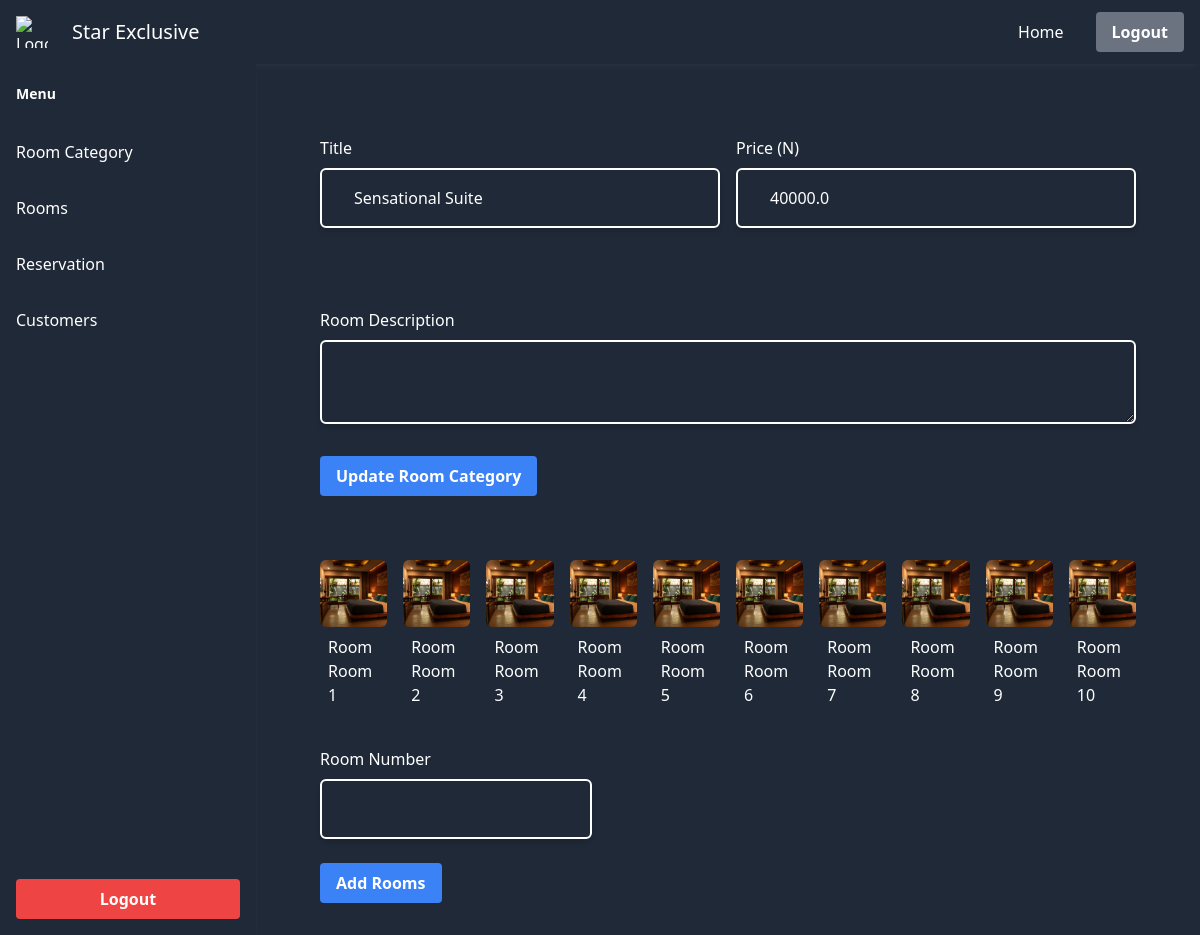
Before: /categories/1/ with the older database file.
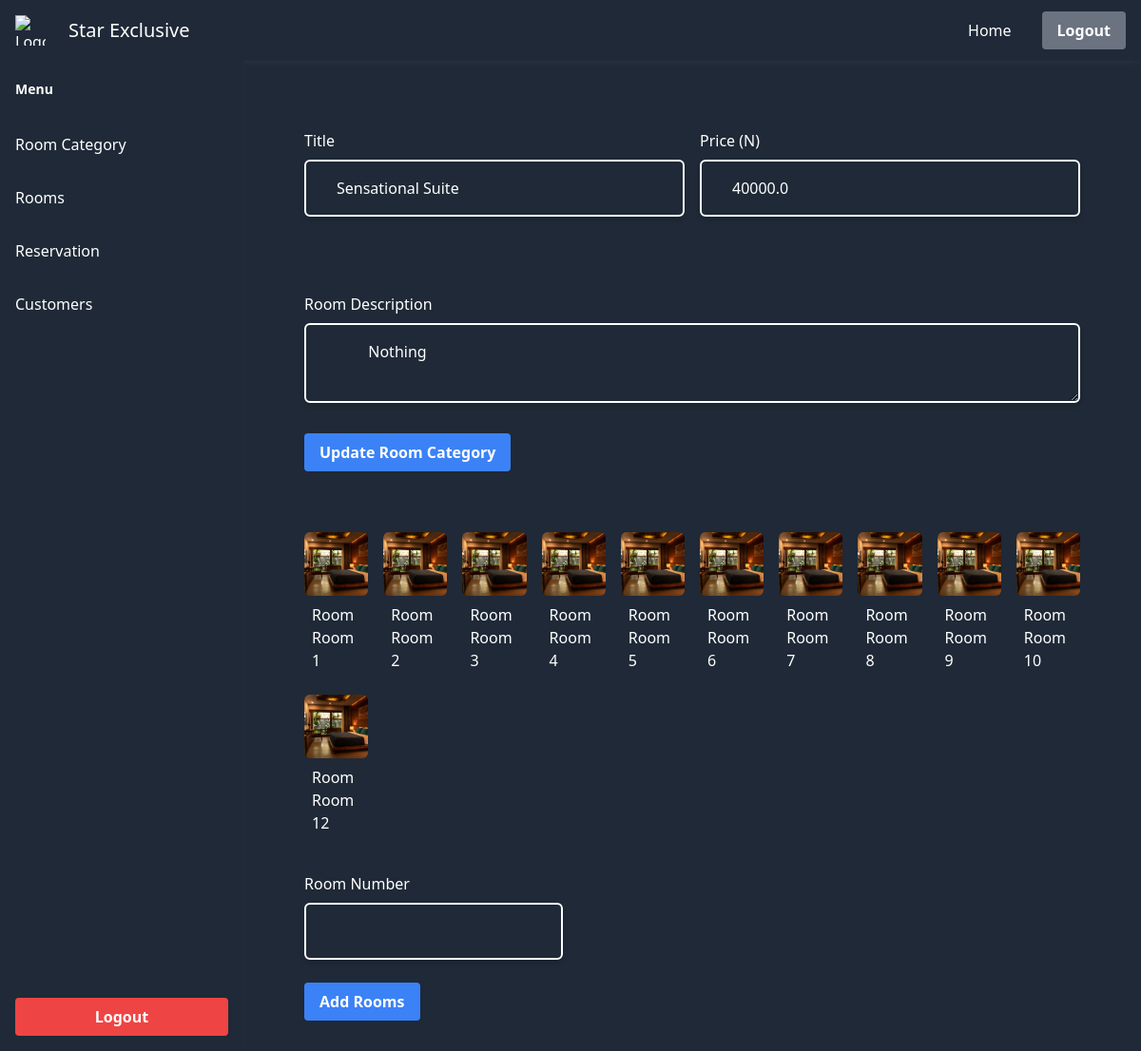
After: the same page with the newer database file.
### management/models.py (models this page shows, shortened)
class RoomCategory(models.Model):
    price = models.FloatField()
    title = models.CharField(max_length=255)
    description = models.TextField(blank=True)
    cover = models.FileField(blank=True, upload_to="rooms")

class Room(models.Model):
    number = models.CharField(max_length=14, blank=True)
    category = models.ForeignKey(
        RoomCategory, related_name="rooms", on_delete=models.CASCADE
    )
    description = models.TextField(blank=True, null=True)
    unique = models.BooleanField(default=False)
    addon = models.JSONField(blank=True, default=dict)
    def __str__(self):
        if self.number:
            return f"Room {self.number}"
        return f"Room {self.pk}"

### hsr_admin/views.py (the view, shortened to what this page needs)
# urls.py: path("categories/<int:pk>/", views.view_category, name="view_category"),
def view_category(request: HttpRequest, pk):
    try:
        category = RoomCategory.objects.get(pk=pk)
        return render(
            request,
            "hsr_admin/view_category.html",
            {
                "rooms": category.rooms.all(),
                "category": category,
            },
        )
    except Room.DoesNotExist:
        return redirect("hsr_admin:category_list")

### hsr_admin/custom_filters.py (called while the page is built)
@register.filter
def get(d, key):
    return dict(d).get(key, "")

### hsr_admin/templates/hsr_admin/view_category.html (shortened to what this page needs)
{% extends 'hsr_admin/base.html' %}
{% block body %}
<form action="" method="post">
    <div class="px-6 lg:px-16 flex flex-col space-y-8">
        <div class="flex flex-col lg:flex-row justify-center lg:space-x-4 my-4">
            <div class="flex flex-col w-full">
                <label class="pt-8 mb-2 block" for="">Title</label>
                <input
                    class="bg-transparent border-white w-full shadow-md px-8 py-4 outline-none border-2 border-black/40 rounded-md hover:border-indigo-600"
                     name="title" value="{{category.title}}" />
            </div>
            <div class="flex flex-col w-full">
                <label class="pt-8 mb-2 block" for="">Price (N)</label>
                <input
                    class="bg-transparent border-white w-full shadow-md px-8 py-4 outline-none border-2 border-black/40 rounded-md hover:border-indigo-600"
                     name="price" type="number" value="{{category.price}}" />
            </div>
        </div>
        <div class="flex flex-col">
            <label class="pt-8 mb-2 block" for="">Room Description</label>
            <textarea
            class="bg-transparent border-white w-full shadow-md px-8 py-4 outline-none border-2 border-black/40 rounded-md hover:border-indigo-600"
            name="description">
        {{category.description}}
    </textarea>
        </div>
        <div class="mb-6 block">
            <button class="bg-blue-500 hover:bg-blue-600 text-white font-semibold py-2 px-4 rounded">
                Update Room Category
            </button>
        </div>
    </div>
</form>
<div
  class="pt-16 px-4 lg:px-16 grid grid-cols-3 md:grid-cols-6 lg:grid-cols-10 gap-4"
>
  {% for room in rooms %}
  <a
  href="{% url 'hsr_admin:view_room' room.pk %}"
    room-id="{{room.id}}"
    room-category="{{room.category.id}}"
    class="room_item w-full {{colors|get:room.category.pk}} rounded-md"
  >
    <div
      class="relative overflow-hidden w-full aspect-square flex items-end justify-center py-4 px-1 rounded-md"
    >
      <img
        src="{{room.category.cover.url}}"
        class="absolute top-0 left-0 h-full w-full object-cover"
        alt=""
      />
    </div>
    <span class="block p-2">{{room}}</span>
</a>
  {% endfor %}
</div>
<form action="" method="PUT">
    <div class="flex flex-col space-y-6 p-8 lg:px-16">
        <div class="flex flex-col w-full lg:w-1/3">
            <label class="mb-2 block" for="">Room Number</label>
            <input
                class="bg-transparent border-white w-full shadow-md px-8 py-4 outline-none border-2 border-black/40 rounded-md hover:border-indigo-600"
                 name="count" />
        </div>
        <div class=" block shrink-0">
            <button class="bg-blue-500 hover:bg-blue-600 text-white font-semibold py-2 px-4 rounded">
                Add Rooms
            </button>
        </div>
    </div>
</form>
{% endblock body %}

Changed rows visible on the page:
changed RoomCategory "Sensational Suite": description (not shown) → "Nothing"
now on this page (row edited): Room: category.cover (picture), number "Room Room 12"
